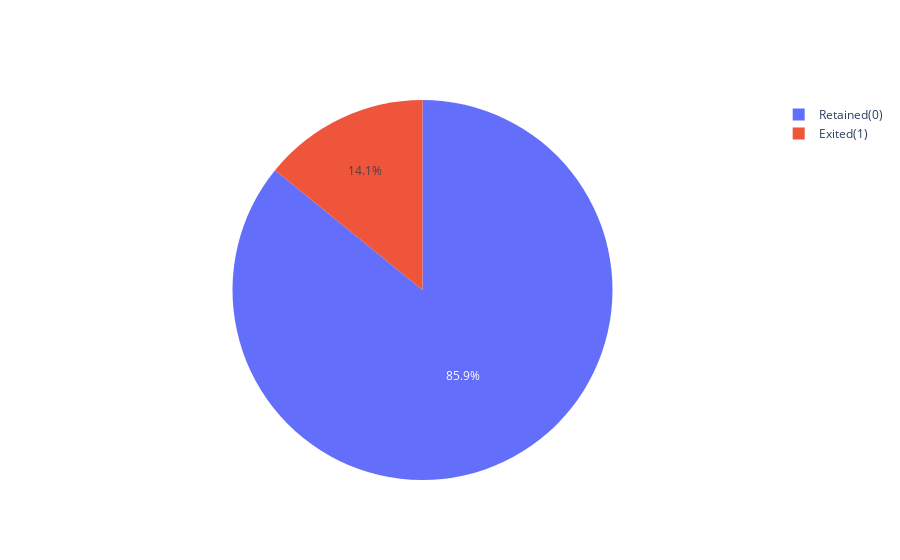

Notebook source saved alongside this figure:
### Code cell
# Plotting a pie chart of the number of customers retained vs churned:
import plotly.graph_objects as go
fig = go.Figure(data = [go.Pie(labels=['Retained(0)','Exited(1)'], values = (telecom_df['class'].value_counts()))])
fig.show()

### Figure 1 — Plotly figure (JSON) as saved in the notebook; plotly's stock layout.template omitted (floating-point values rounded to 4 significant figures)
{"data": [{"labels": ["Retained(0)", "Exited(1)"], "type": "pie", "values": [4293, 707]}], "layout": {}}
